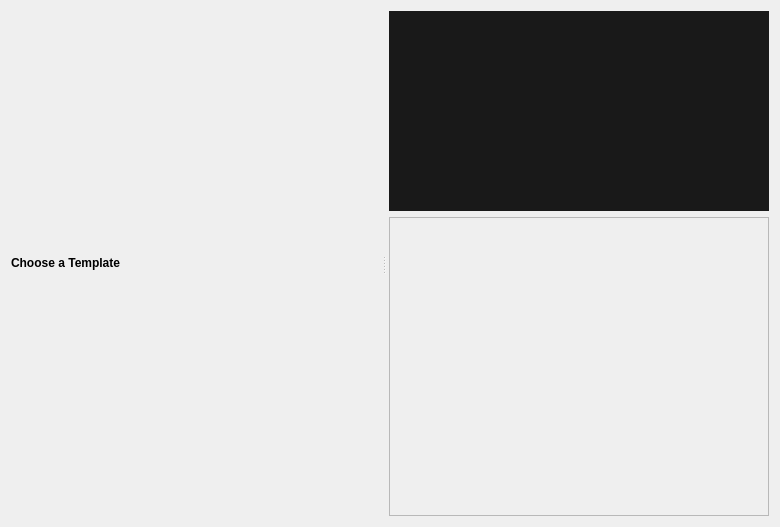
<?xml version="1.0" encoding="UTF-8"?>
<ui version="4.0">
 <class>Dialog</class>
 <widget class="QDialog" name="Dialog">
  <property name="geometry">
   <rect>
    <x>0</x>
    <y>0</y>
    <width>780</width>
    <height>527</height>
   </rect>
  </property>
  <property name="windowTitle">
   <string>Titles</string>
  </property>
  <property name="windowIcon">
   <iconset>
    <normaloff>:/openshot.svg</normaloff>:/openshot.svg</iconset>
  </property>
  <property name="autoFillBackground">
   <bool>false</bool>
  </property>
  <layout class="QGridLayout" name="gridLayout">
   <item row="0" column="0">
    <widget class="QSplitter" name="splitter">
     <property name="orientation">
      <enum>Qt::Horizontal</enum>
     </property>
     <property name="handleWidth">
      <number>10</number>
     </property>
     <widget class="QWidget" name="widget" native="true">
      <property name="sizePolicy">
       <sizepolicy hsizetype="MinimumExpanding" vsizetype="Preferred">
        <horstretch>1</horstretch>
        <verstretch>0</verstretch>
       </sizepolicy>
      </property>
      <property name="minimumSize">
       <size>
        <width>0</width>
        <height>0</height>
       </size>
      </property>
      <property name="maximumSize">
       <size>
        <width>16777215</width>
        <height>16777215</height>
       </size>
      </property>
      <layout class="QGridLayout" name="gridLayout_2">
       <item row="0" column="0">
        <layout class="QVBoxLayout" name="verticalLayout">
         <item>
          <widget class="QLabel" name="label">
           <property name="sizePolicy">
            <sizepolicy hsizetype="MinimumExpanding" vsizetype="Preferred">
             <horstretch>0</horstretch>
             <verstretch>0</verstretch>
            </sizepolicy>
           </property>
           <property name="minimumSize">
            <size>
             <width>0</width>
             <height>0</height>
            </size>
           </property>
           <property name="text">
            <string>&lt;b&gt;Choose a Template&lt;/b&gt;</string>
           </property>
          </widget>
         </item>
        </layout>
       </item>
      </layout>
     </widget>
     <widget class="QWidget" name="widget_2" native="true">
      <property name="sizePolicy">
       <sizepolicy hsizetype="Preferred" vsizetype="Preferred">
        <horstretch>0</horstretch>
        <verstretch>0</verstretch>
       </sizepolicy>
      </property>
      <layout class="QGridLayout" name="gridLayout_3">
       <item row="2" column="0">
        <widget class="QScrollArea" name="scrollArea">
         <property name="minimumSize">
          <size>
           <width>380</width>
           <height>0</height>
          </size>
         </property>
         <property name="widgetResizable">
          <bool>true</bool>
         </property>
         <widget class="QWidget" name="settingsContainer">
          <property name="geometry">
           <rect>
            <x>0</x>
            <y>0</y>
            <width>378</width>
            <height>252</height>
           </rect>
          </property>
          <layout class="QFormLayout" name="formLayout">
           <property name="fieldGrowthPolicy">
            <enum>QFormLayout::AllNonFixedFieldsGrow</enum>
           </property>
          </layout>
         </widget>
        </widget>
       </item>
       <item row="0" column="0">
        <widget class="QLabel" name="lblPreviewLabel">
         <property name="minimumSize">
          <size>
           <width>0</width>
           <height>200</height>
          </size>
         </property>
         <property name="styleSheet">
          <string notr="true">background-color: #191919;</string>
         </property>
         <property name="text">
          <string/>
         </property>
        </widget>
       </item>
      </layout>
     </widget>
    </widget>
   </item>
  </layout>
 </widget>
 <resources/>
 <connections/>
</ui>
